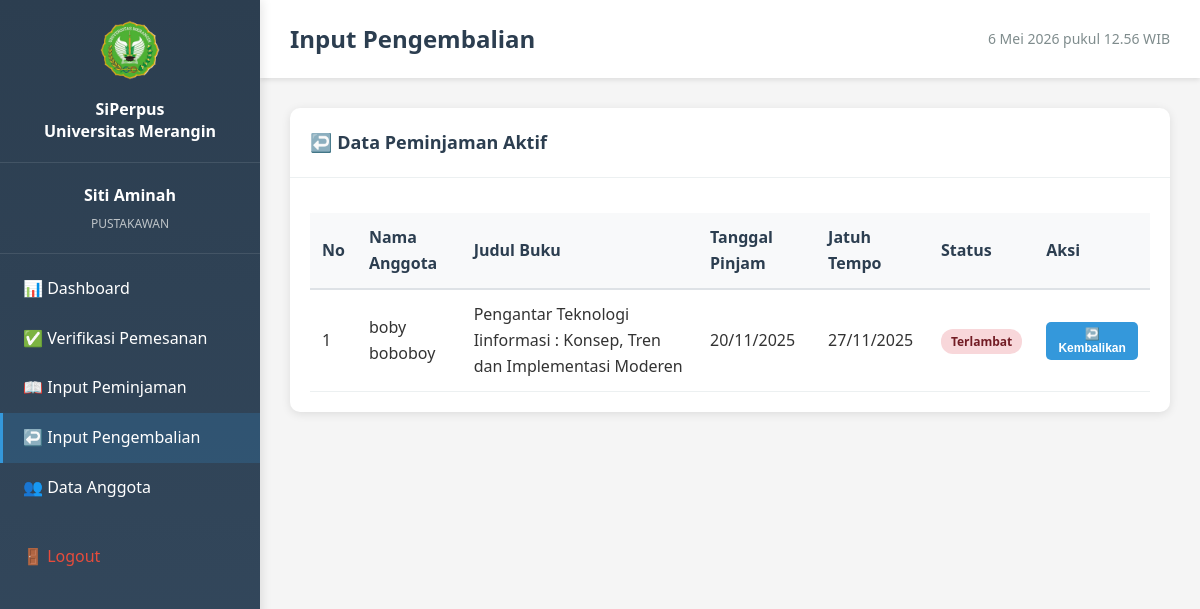
The app's page /pustakawan/input-pengembalian.php (signed in) with its own data.
### tables this page shows
CREATE TABLE `peminjaman` (
  `id_peminjaman` int(11) NOT NULL,
  `id_pemesanan` int(11) DEFAULT NULL,
  `id_anggota` int(11) NOT NULL,
  `id_buku` int(11) NOT NULL,
  `tanggal_pinjam` date NOT NULL,
  `tanggal_jatuh_tempo` date NOT NULL,
  `id_pustakawan` int(11) NOT NULL,
  `status` enum('dipinjam','dikembalikan') DEFAULT 'dipinjam'
);

CREATE TABLE `anggota` (
  `id_anggota` int(11) NOT NULL,
  `id_user` int(11) DEFAULT NULL,
  `nama_lengkap` varchar(100) NOT NULL,
  `email` varchar(100) NOT NULL,
  `no_telepon` varchar(15) DEFAULT NULL,
  `alamat` text DEFAULT NULL,
  `foto_identitas` varchar(255) DEFAULT NULL,
  `status_verifikasi` enum('menunggu','aktif','nonaktif') DEFAULT 'menunggu',
  `tanggal_daftar` date NOT NULL
);

CREATE TABLE `buku` (
  `id_buku` int(11) NOT NULL,
  `judul` varchar(200) NOT NULL,
  `pengarang` varchar(100) DEFAULT NULL,
  `penerbit` varchar(100) DEFAULT NULL,
  `isbn` varchar(20) DEFAULT NULL,
  `kategori` varchar(50) DEFAULT NULL,
  `tahun_terbit` year(4) DEFAULT NULL,
  `jumlah_total` int(11) NOT NULL,
  `jumlah_tersedia` int(11) NOT NULL,
  `status` enum('tersedia','dipinjam','rusak') DEFAULT 'tersedia',
  `created_at` timestamp NOT NULL DEFAULT current_timestamp()
);

### config/database.php (called while the page is built, shortened)
<?php
$conn = mysqli_connect(DB_HOST, DB_USER, DB_PASS, DB_NAME);
mysqli_set_charset($conn, "utf8");
function query($sql) {
    global $conn;
    $result = mysqli_query($conn, $sql);
    return $result;
}
?>

### pustakawan/input-pengembalian.php (the view, shortened to what this page needs)
<?php
require_once '../config/database.php';
$peminjaman_aktif = query("SELECT p.*, a.nama_lengkap, b.judul, b.pengarang
                           FROM peminjaman p
                           JOIN anggota a ON p.id_anggota = a.id_anggota
                           JOIN buku b ON p.id_buku = b.id_buku
                           WHERE p.status = 'dipinjam'
                           ORDER BY p.tanggal_jatuh_tempo ASC");
include '../includes/header.php';
?>
<div class="card">
    <div class="card-header">
        <h3>↩️ Data Peminjaman Aktif</h3>
    </div>
    <div class="card-body">
        <table class="table">
            <thead>
                <tr>
                    <th>No</th>
                    <th>Nama Anggota</th>
                    <th>Judul Buku</th>
                    <th>Tanggal Pinjam</th>
                    <th>Jatuh Tempo</th>
                    <th>Status</th>
                    <th>Aksi</th>
                </tr>
            </thead>
            <tbody>
                <?php
                $no = 1;
                $today = date('Y-m-d');
                while($row = mysqli_fetch_assoc($peminjaman_aktif)):
                    $is_late = $row['tanggal_jatuh_tempo'] < $today;
                ?>
                <tr>
                    <td><?php echo $no++; ?></td>
                    <td><?php echo $row['nama_lengkap']; ?></td>
                    <td><?php echo $row['judul']; ?></td>
                    <td><?php echo date('d/m/Y', strtotime($row['tanggal_pinjam'])); ?></td>
                    <td><?php echo date('d/m/Y', strtotime($row['tanggal_jatuh_tempo'])); ?></td>
                    <td>
                        <?php if ($is_late): ?>
                            <span class="badge badge-danger">Terlambat</span>
                        <?php elseif ($row['tanggal_jatuh_tempo'] == $today): ?>
                            <span class="badge badge-warning">Jatuh Tempo Hari Ini</span>
                        <?php else: ?>
                            <span class="badge badge-success">Normal</span>
                        <?php endif; ?>
                    </td>
                    <td>
                        <button class="btn btn-sm btn-primary" onclick='prosesKembali(<?php echo json_encode($row); ?>)'>
                            ↩️ Kembalikan
                        </button>
                    </td>
                </tr>
                <?php endwhile; ?>
            </tbody>
        </table>
    </div>
</div>
<?php include '../includes/footer.php'; ?>

### assets/css/style.css (style rules this page uses)
* { margin: 0; padding: 0; box-sizing: border-box; }
body { font-family: "Segoe UI", Tahoma, Geneva, Verdana, sans-serif; line-height: 1.6; color: #333; background-color: #f5f5f5; }
.btn { padding: 12px 30px; text-decoration: none; border-radius: 5px; font-weight: 600; transition: all 0.3s; display: inline-block; }
.btn-primary { background-color: #fff; color: #34495e; border: 2px solid transparent; }

### assets/css/dashboard.css (style rules this page uses)
.card { background: white; border-radius: 10px; box-shadow: 0 2px 10px rgba(0, 0, 0, 0.1); margin-bottom: 20px; }
.card-header { padding: 20px; border-bottom: 1px solid #ecf0f1; }
.card-header h3 { margin: 0; color: #2c3e50; font-size: 18px; }
.card-body { padding: 20px; }
.table { width: 100%; border-collapse: collapse; margin-top: 15px; }
.table thead { background-color: #f8f9fa; }
.table th { padding: 12px; text-align: left; font-weight: 600; color: #2c3e50; border-bottom: 2px solid #dee2e6; }
.table td { padding: 12px; border-bottom: 1px solid #ecf0f1; }
.badge { padding: 4px 10px; border-radius: 12px; font-size: 12px; font-weight: 600; }
.badge-danger { background-color: #f8d7da; color: #721c24; }
.btn { padding: 8px 16px; border-radius: 5px; border: none; cursor: pointer; font-weight: 600; transition: all 0.3s; text-decoration: none; display: inline-block; }
.btn-primary { background-color: #3498db; color: white; }
.btn-sm { padding: 5px 10px; font-size: 12px; }

### records on screen
peminjaman: id_anggota.nama_lengkap "boby boboboy", id_buku.judul "Pengantar Teknologi Iinformasi : Konsep, Tren dan Implementasi Moderen", tanggal_pinjam "20/11/2025", tanggal_jatuh_tempo "27/11/2025", shows "Terlambat"

### other values on screen
$_SESSION['nama_lengkap'] "Siti Aminah"
$_SESSION['role'] "PUSTAKAWAN"
$page_title "Input Pengembalian"
